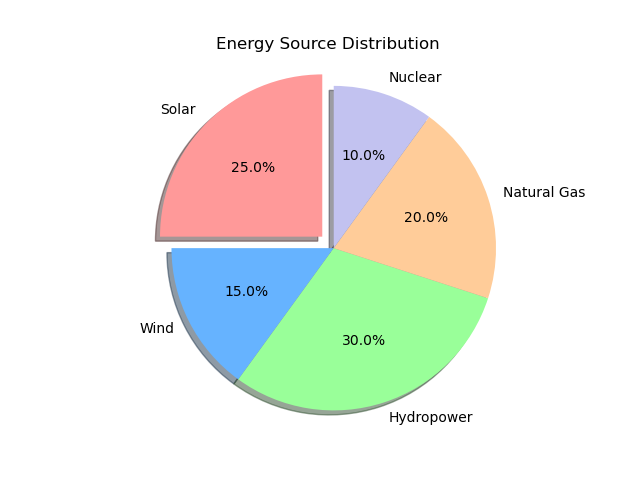

Write Python code to recreate this figure.

import matplotlib.pyplot as plt

# Given chart data
data = [
    {'Energy Source': 'Solar', 'Percentage': 25},
    {'Energy Source': 'Wind', 'Percentage': 15},
    {'Energy Source': 'Hydropower', 'Percentage': 30},
    {'Energy Source': 'Natural Gas', 'Percentage': 20},
    {'Energy Source': 'Nuclear', 'Percentage': 10}
]

# Extracting the 'Energy Source' names and 'Percentage' values
labels = [item['Energy Source'] for item in data]
sizes = [item['Percentage'] for item in data]

# Define colors for each energy source
colors = ['#ff9999','#66b3ff','#99ff99','#ffcc99','#c2c2f0']

# Explode the 1st slice (Solar)
explode = (0.1, 0, 0, 0, 0)  

# Plotting the pie chart
fig1, ax1 = plt.subplots()

# Automatically format the percentage value and add a percentage sign at the end
ax1.pie(sizes, explode=explode, labels=labels, colors=colors, autopct='%1.1f%%', shadow=True, startangle=90)

# Equal aspect ratio ensures that pie is drawn as a circle (maintain the circular shape)
ax1.axis('equal')  

# Title of the pie chart
plt.title('Energy Source Distribution')

# Display the pie chart
plt.show()
